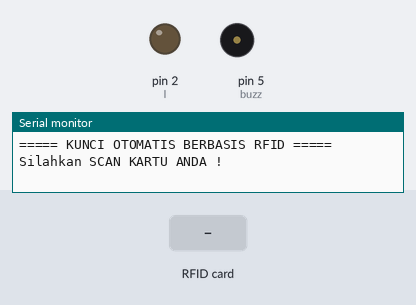
Recording of a sketch running on a simulated Arduino Uno, built with avr-gcc and run on an emulated ATmega328P. Parts: output pins drawn as LEDs (lit = HIGH), buzzer (waves = sounding, pin HIGH), the last lines printed to the serial monitor. Inputs (shaded band) come from the test bench. Pins used as bus, display or sensor lines are not drawn.

Above: at 1.2 s.
1.3 s: RFID card 5C BD DF D5 held to the reader
At 2.4 s:
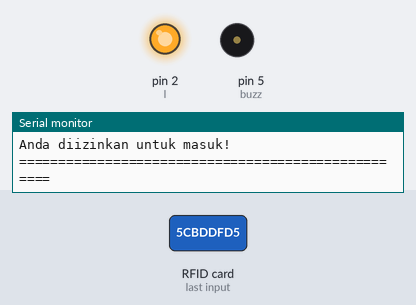
4.3 s: RFID card 5E 7A 19 C4 held to the reader
At 4.7 s:
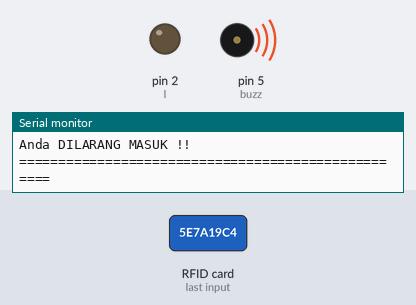
Timing chart, 0 to 7.8 s (numbered marks = the images above; inputs shaded):
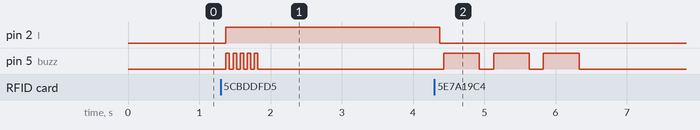

Measured:
- after the input at 1.3 s, pin 2 (l): LOW → HIGH after 0.07 s; pin 5 (buzz): alternates HIGH for 0.05 s and LOW for 0.05 s, 10 changes in all, then stays LOW, starting after 0.07 s
- after the input at 4.3 s, pin 5 (buzz): alternates HIGH for 0.50 s and LOW for 0.20 s, 6 changes in all, then stays LOW, starting after 0.13 s

The sketch:

Rfid.ino
```cpp
#include <EEPROM.h> // Memanggil Library EEPROM
#include <SPI.h> // Memanggil Library SPI
#include <MFRC522.h> // Memanggil Library MFRC522

boolean match = false;
boolean programMode = false;
byte storedCard[4];
byte readCard[4];
byte masterCard[4] = {0x5c,0xbd,0xdf,0xd5}; // UID kartu yang diijinkan masuk : 5CBDDFD5

int buzz = 5; // Pin data untuk buzzer satunya nanti Ground
int l = 2; // Pin led biasa satunya nanti Ground

#define SS_PIN 10
#define RST_PIN 9
MFRC522 mfrc522(SS_PIN, RST_PIN);

void setup() {
  Serial.begin(9600);
  SPI.begin();
  mfrc522.PCD_Init();
  Serial.println("===== KUNCI OTOMATIS BERBASIS RFID =====");
  Serial.println("");
  Serial.println("Silahkan SCAN KARTU ANDA !");
  Serial.println("");
  pinMode(buzz, OUTPUT);
  pinMode(l, OUTPUT);
  }

void loop ()
{
  int successRead;
  do
  {
    successRead = getID();
  }

  while (!successRead);

  if (isMaster(readCard)) // Jika kartu yang di didekatkan ke pembaca adalah MasterCard (EC9FE97) Maka akan muncul :
  {
    Serial.println("Anda diizinkan untuk masuk!");
    Serial.println("");
    Serial.println("===================================================");
    Serial.println("");
    digitalWrite(l, HIGH); // Led Nyala
    beep3(buzz); // Buzzer akan mengeluarkan bunyi beep
    delay(2500); // Setelah delay selama 2500ms (2,5 detik),
    digitalWrite(l, LOW); // Lampu LED akan berubah kembali menjadi berwarna biru, dan
  }

  else // Jika kartu yang didekatkan ke pembaca BUKAN MasterCard (EC9FE97) Maka akan muncul :
  {
    Serial.println("Anda DILARANG MASUK !!");
    Serial.println("");
    Serial.println("===================================================");
    Serial.println("");
    digitalWrite(l, LOW); // LED akan berubah menjadi berwarna merah,
    beep2(buzz); // Buzzer akan mengeluarkan bunyi beep panjang, setelah beep selesai,
    digitalWrite(l, LOW); // lampu LED akan kembali menjadi berwarna biru.
  }
}

int getID()
{
  if ( ! mfrc522.PICC_IsNewCardPresent())
  {
    return 0;
  }
  if ( ! mfrc522.PICC_ReadCardSerial())
  {
    return 0;
  }

  Serial.print("NOMOR ID ANDA ADALAH : ");
  for (byte i = 0; i < mfrc522.uid.size; i++) {
    readCard[i] = mfrc522.uid.uidByte[i];
    Serial.print(readCard[i], HEX);
  }
  Serial.println("");
  Serial.println("");
  mfrc522.PICC_HaltA();
  return 1;
}

boolean checkTwo ( byte a[], byte b[] ) {
  if ( a[0] != 0 ){
    match = true;
  }
  for ( int k = 0; k < 4; k++ ) {
    if ( a[k] != b[k] )
      match = false;
  }
  if ( match ) {
    return true;
  }
  else  {
    return false;
  }
}

boolean isMaster( byte test[] ) {
  if ( checkTwo( test, masterCard ) )
    return true;
  else
    return false;
}

void beep2(int x) // Program untuk beep panjang (jika kartu yang discan tidak sesuai)
{
  digitalWrite(x, HIGH);
  delay(500);
  digitalWrite(x, LOW);
  delay(200);
  digitalWrite(x, HIGH);
  delay(500);
  digitalWrite(x, LOW);
  delay(200);
  digitalWrite(x, HIGH);
  delay(500);
  digitalWrite(x, LOW);
  delay(200);
}

void beep3(int x) // Program untuk beep pendek (jika kartu yang di scan sesuai)
{
  digitalWrite(x, HIGH);
  delay(50);
  digitalWrite(x, LOW);
  delay(50);
  digitalWrite(x, HIGH);
  delay(50);
  digitalWrite(x, LOW);
  delay(50);
  digitalWrite(x, HIGH);
  delay(50);
  digitalWrite(x, LOW);
  delay(50);
  digitalWrite(x, HIGH);
  delay(50);
  digitalWrite(x, LOW);
  delay(50);
  digitalWrite(x, HIGH);
  delay(50);
  digitalWrite(x, LOW);
  delay(50);
}
```
